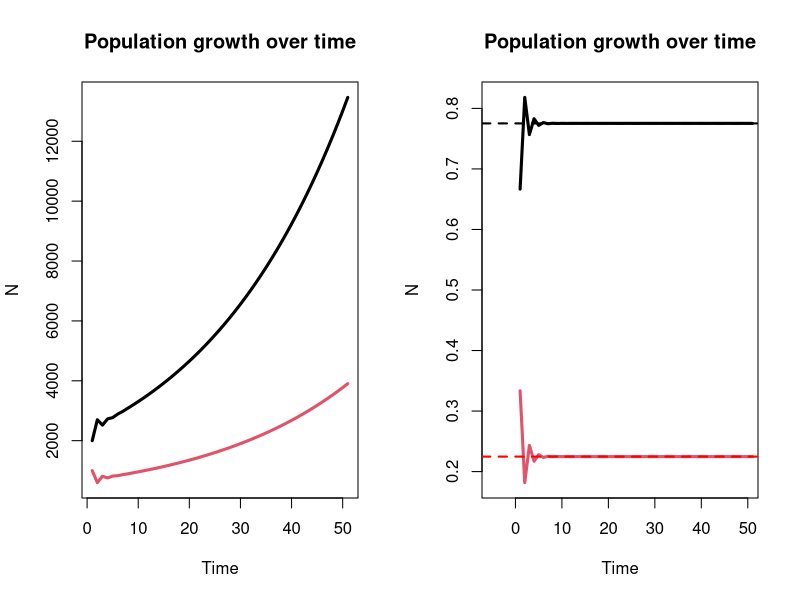

This chart was generated by the following R code:
## ---- chunk 1
options(digits = 3)
## ---- chunk 2
quad <- function(a,b,c) {
  to_return <- numeric(2)
  to_return[1] <- (-b+sqrt((b^2)-4*a*c))/(2*a)
  to_return[2] <- (-b-sqrt((b^2)-4*a*c))/(2*a)
  
  return(to_return)
}

lambdas <- quad(a = 1, b = -0.6, c = -0.45); lambdas
## ---- chunk 3
c12 <- .29/(1+.29)
c11 <- 1-c12
c(c11, c12)
## ---- chunk 4
ll <- matrix(c(0.6, 1.5, 0.3, 0), byrow = T, ncol = 2); ll

ll_eigen <- eigen(ll)

# Take a look at the eigenvalues
ll_eigen$values
dom_eigval <- ll_eigen$values[1]
# Normalize the first eigenvector to get stable age distrib
sad <- as.matrix(ll_eigen$vectors[,1]/(sum(ll_eigen$vectors[,1]))); sad

## ---- chunk 5
round(ll %*% sad, 5) == round(dom_eigval * sad, 5)
## ---- chunk 6
p2015 <- matrix(c(2000, 1000), ncol = 1)

p2016 <- ll %*% p2015; p2016
## ---- chunk 7
# First I will write a function to go through the generations 
project <- function(ll, init, t){
  to_return <- matrix(0, nrow = 2, ncol = t+1)
  to_return[, 1] <- init
  
  for(time in 2:(t+1)) {
    to_return[, time] <- as.vector(ll %*%(to_return[,time-1]))
  }
  return(to_return)
}

generations <- 50

population_trajectory <- project(ll, init = c(2000, 1000), generations)

prop <- function(x) {return(c(x[1]/sum(x), x[2]/sum(x)))}
population_trajectory_props <- apply(population_trajectory, 2, prop)

par(mfrow = c(1,2))
matplot(t(population_trajectory), ylab = "N", xlab = "Time", 
        main = "Population growth over time", lty = 1, lwd = 3, type = "l")
matplot(t(population_trajectory_props), ylab = "N", xlab = "Time", xlim = c(-5, 50),
        main = "Population growth over time", lty = 1, lwd = 3, type = "l")
abline(h = sad[1], col = "black", lty = 2, lwd = 2)
abline(h = sad[2], col = "red", lty = 2, lwd = 2)
## ---- chunk 8
left_eigens <- eigen(t(ll))
v1 <- left_eigens$vectors[,1]; v1

# let's also make a vector W11- currently the first eigenvector is stored as 'sad'
w1 <- sad
## ---- chunk 9
# Sensitivity matrix:
ss <- (v1 %*% t(w1))/as.numeric(v1%*%w1)
print("The Sensitivty matrix:"); ss

ee <- ss*(ll/dom_eigval)
print("The Elasticity matrix:"); ee
## ---- chunk 10
# increase b0 by 0.01
ll_s1 <- matrix(c(0.6+0.01, 1.5, 0.3, 0), byrow = T, ncol = 2); ll_s1
lambda_s1 <- eigen(ll_s1)$values[1]

# increase s0 by 0.01
ll_s2 <- matrix(c(0.6, 1.5, 0.3+0.01, 0), byrow = T, ncol = 2); ll_s2
lambda_s2 <- eigen(ll_s2)$values[1]
## ---- chunk 11
lambda_s2 - dom_eigval > lambda_s1 - dom_eigval
## ---- chunk 12
# increase b0 by 0.01
ll_e1 <- matrix(c(1.01*0.6, 1.5, 0.3, 0), byrow = T, ncol = 2); ll_e1
lambda_e1 <- eigen(ll_e1)$values[1]

# increase s0 by 0.01
ll_e2 <- matrix(c(0.6, 1.5, 1.01*0.3, 0), byrow = T, ncol = 2); ll_e2
lambda_e2 <- eigen(ll_e2)$values[1]
## ---- chunk 13
lambda_e1 - dom_eigval > lambda_e2 - dom_eigval
## ---- chunk 14
print("The elasticity matrix:"); ee
## ---- chunk 15
s0s <- seq(from = 0.5, to = 2.5, by = 0.1)
ratios_s0b1 <- numeric(length(s0s))
for(ii in 1:length(s0s)) {
  current_ll <- matrix(c(0.6, s0s[ii], 1.5, 0), byrow = T, ncol = 2)
  lambda <- eigen(current_ll)$values[1]
  w1 <- eigen(current_ll)$vectors[,1]
  v1 <- eigen(t(current_ll))$vectors[,1]
  ss <- (v1 %*% t(w1))/as.numeric(v1%*%w1)
  ee <- ss*(current_ll/lambda)
  ratios_s0b1[ii] <- ee[1,2]/ee[2,1]
}
ratios_s0b1
## ---- chunk 16
b0s <- seq(from = 0.1, to = 1.5, by = 0.1)
ratios_s0b1 <- numeric(length(s0s))
for(ii in 1:length(s0s)) {
  current_ll <- matrix(c(0.6, 0.3, 1.5, 0), byrow = T, ncol = 2)
  lambda <- eigen(current_ll)$values[1]
  w1 <- eigen(current_ll)$vectors[,1]
  v1 <- eigen(t(current_ll))$vectors[,1]
  ss <- (v1 %*% t(w1))/as.numeric(v1%*%w1)
  ee <- ss*(current_ll/lambda)
  ratios_s0b1[ii] <- ee[1,2]/ee[2,1]
}
ratios_s0b1
